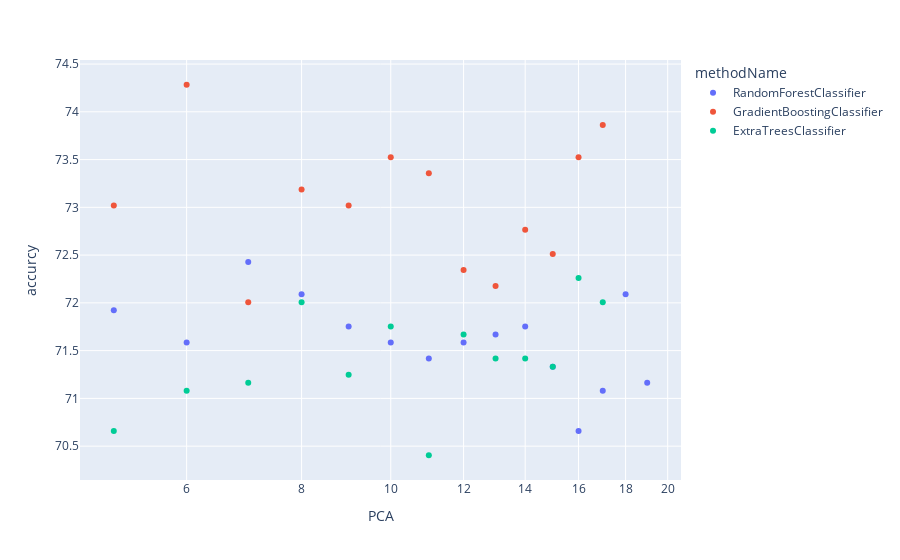

Here is the notebook cell this chart was saved with:
### Code cell
import plotly.express as px
# df = px.data.gapminder()
fig = px.scatter(ax, x="PCA", y="accurcy", color="methodName" , log_x=True, size_max=60)
fig.show()

### Figure 1 — Plotly figure (JSON) as saved in the notebook; plotly's stock layout.template omitted (floating-point values rounded to 4 significant figures)
{"data": [{"hovertemplate": "methodName=RandomForestClassifier<br>PCA=%{x}<br>accurcy=%{y}<extra></extra>", "legendgroup": "RandomForestClassifier", "marker": {"color": "#636efa", "symbol": "circle"}, "mode": "markers", "name": "RandomForestClassifier", "orientation": "v", "showlegend": true, "type": "scatter", "x": [5, 6, 7, 8, 9, 10, 11, 12, 13, 14, 15, 16, 17, 18, 19], "xaxis": "x", "y": [71.92, 71.59, 72.43, 72.09, 71.75, 71.59, 71.42, 71.59, 71.67, 71.75, 71.33, 70.66, 71.08, 72.09, 71.16], "yaxis": "y"}, {"hovertemplate": "methodName=GradientBoostingClassifier<br>PCA=%{x}<br>accurcy=%{y}<extra></extra>", "legendgroup": "GradientBoostingClassifier", "marker": {"color": "#EF553B", "symbol": "circle"}, "mode": "markers", "name": "GradientBoostingClassifier", "orientation": "v", "showlegend": true, "type": "scatter", "x": [5, 6, 7, 8, 9, 10, 11, 12, 13, 14, 15, 16, 17], "xaxis": "x", "y": [73.02, 74.28, 72.01, 73.19, 73.02, 73.52, 73.36, 72.34, 72.18, 72.77, 72.51, 73.52, 73.86], "yaxis": "y"}, {"hovertemplate": "methodName=ExtraTreesClassifier<br>PCA=%{x}<br>accurcy=%{y}<extra></extra>", "legendgroup": "ExtraTreesClassifier", "marker": {"color": "#00cc96", "symbol": "circle"}, "mode": "markers", "name": "ExtraTreesClassifier", "orientation": "v", "showlegend": true, "type": "scatter", "x": [5, 6, 7, 8, 9, 10, 11, 12, 13, 14, 15, 16, 17], "xaxis": "x", "y": [70.66, 71.08, 71.16, 72.01, 71.25, 71.75, 70.4, 71.67, 71.42, 71.42, 71.33, 72.26, 72.01], "yaxis": "y"}], "layout": {"legend": {"title": {"text": "methodName"}, "tracegroupgap": 0}, "margin": {"t": 60}, "xaxis": {"anchor": "y", "domain": [0, 1], "title": {"text": "PCA"}, "type": "log"}, "yaxis": {"anchor": "x", "domain": [0, 1], "title": {"text": "accurcy"}}}}
